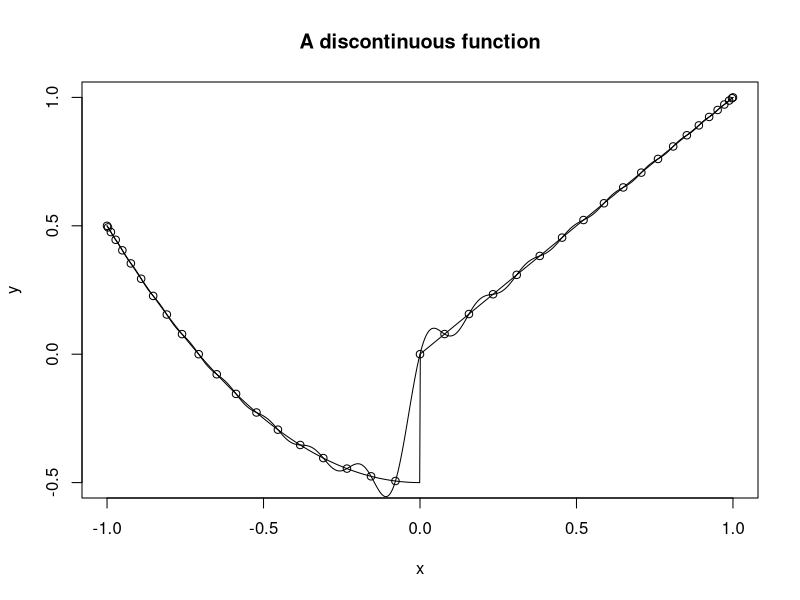
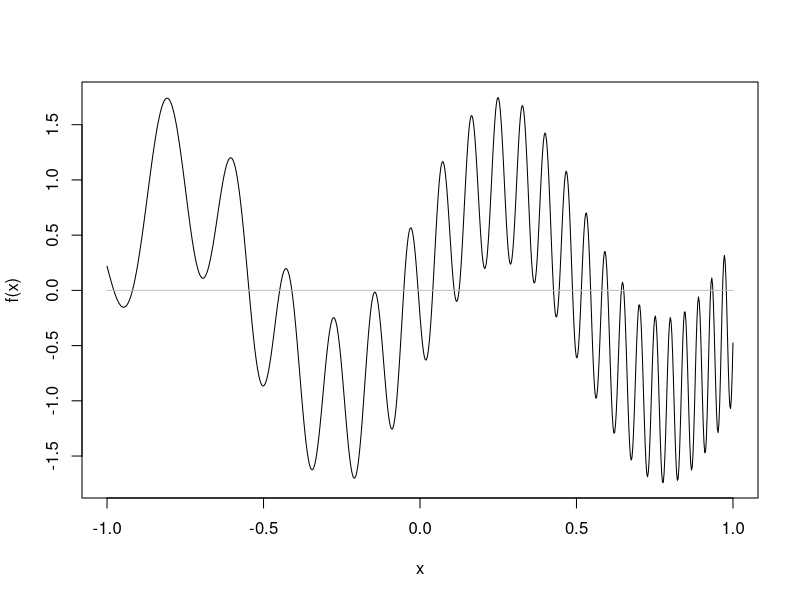
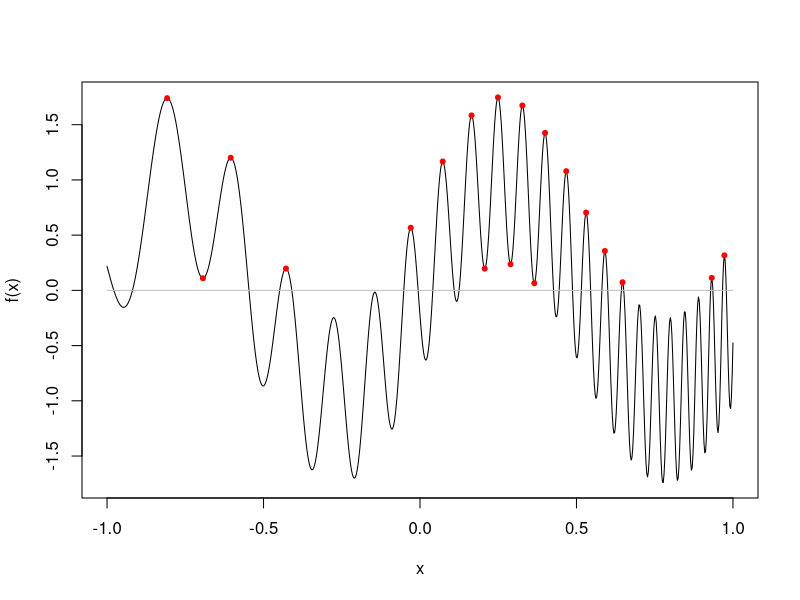
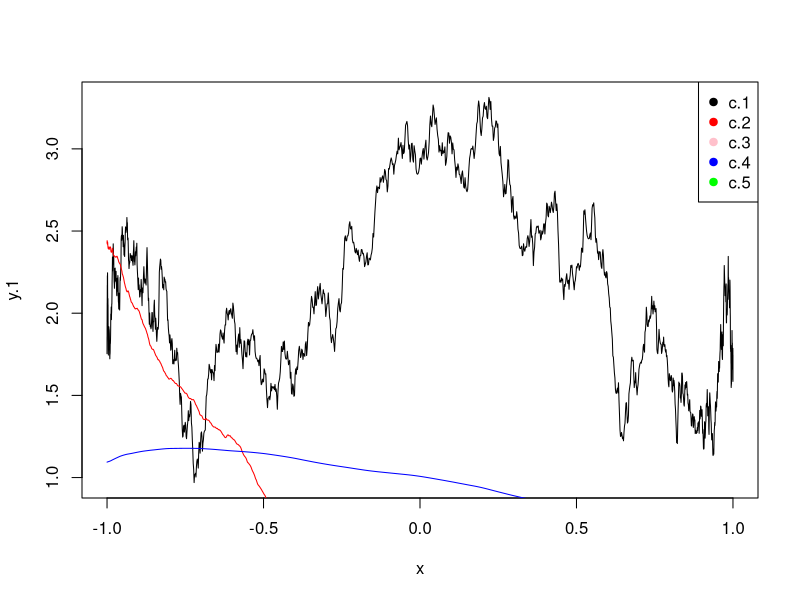

Reproduce these figures in R, in order.
## ---- chunk 1
knitr::opts_chunk$set(echo = TRUE)
## ---- chunk 2
# 2nd Barycentric Interpolation Formula on Chebyshev Grid
my.2BC <- function(y,X) {
  # y is data on a Chebyshev grid. 
  # X is evaluation point.  
  # return interpolating polynomial value at X. 
  
  # If X is a vector, do a (slow) loop:
  if (length(X) > 1){
    Y.out <- 0*X
    for (j in 1:length(X)){
      Y.out[j] <- my.2BC(y,X[j])
    }
    return(Y.out)
  }
  
  # get Chebyshev grid
  n <- length(y) - 1
  x.cg <- cos(0:n*pi/n) 

  # test for X coinciding with Chebyshev grid. If it does, skip the 
  #   barycentric formula and just return the correct y-value. 
  #   This avoids division by zero. 
  mat <- which.min(abs(x.cg-X))
  if (abs(x.cg[mat] - X)<1e-15){return(y[mat])}
  
  # if there are just one or two data points, chastise the user
  if (n<2) {stop("You don't need anything fancy; this is a straight line.")}

  # now, the actual barycentric formula 
  #   using Salzer's 1972 specialization to Cheb grids
  num <- y[1]*0.5/(X-x.cg[1]) # special treatment for j=0 (times 0.5)
  den <- 0.5/(X-x.cg[1])      # special treatment for j=0
  j <- 1:(n-1)
  num <- num + sum((-1)^j * y[j+1] / (X - x.cg[j+1]))
  den <- den + sum((-1)^j / (X - x.cg[j+1]))
  j <- n
  num <- num + (-1)^j * y[j+1] * 0.5 / (X - x.cg[j+1]) # also j=n
  den <- den + (-1)^j * 0.5 / (X - x.cg[j+1]) # also j=n
  return(num / den)
}

# Discrete Cosine Transform
my.dct <- function(y){
  n <- length(y)-1
  # y is vector of function values on an n-point Chebyshev grid:
  # y[k+1] = p(x_k) where x_k = cos(k pi/n) for k = 0 ... n
  # this function computes Chebyshev coefficients c such that 
  # p(x) = c[1]*T_0(x) + c[2]*T_1(x) + ... + c[n+1]T_n(x)
  # where T_j(x) is jth Chebyshev polynomial, T_j(x)=cos(j*acos(x))
    if (n == 0){ return(y)} # in case anyone wants DCT of a single number
    Y <- c(y,rev(y[2:n]))   # periodize
    C <- Re(fft(Y))[1:(n+1)]# real part of discrete Fourier transform
    C <- C/n                # rescale
    C[1] <- 0.5*C[1]        # special treatment for first coeff...
    C[n+1] <- 0.5*C[n+1]    # ...and last coeff
    return(C)
}

# Inverse discrete cosine transform
my.idct <- function(coe){
    if (length(coe) == 1){return(coe)}
    coe[1] <- coe[1] * 2
    coe[length(coe)] <- coe[length(coe)] * 2
    C <- c(coe, rev(coe[2:(length(coe)-1)]))
    Y <- fft(C,inverse=TRUE)/2 # not sure why /2 is needed: chase this sometime
    return(Re(Y[1:length(coe)]))
}

# a helper function for Chebyshev differentiation
my.T.der <- function(n){
  if (n==2) { return(c(4,0)) } # T2' = 4*T1+0
  if (n==1) { return(c(1,0)) } # T1' = 1*T0+0
  return(c(2*n,n/(n-2))) # T_n' = 2n*T_(n-1) + n/(n-2)*T_(n-2)'
}
# program to take the derivative of a Chebyshev series
my.cheb.diff <- function(mC){
  # input mC contains Chebyshev coefficients of the original polynomial
  C <- 0 + mC 
  Cd <- rep(0,length(C)-1)
  for (j in (length(C)-1):1){
    # replace $T_j'$ with $2jT_{j-1} + j/(j-2) T_{j-2}'
    C.j <- C[j+1]
    mTd <- my.T.der(j)
    Cd[j] <- C.j*mTd[1]
    C[j+1] <- C[j+1] - C.j
    C[j-1] <- C[j-1] + C.j*mTd[2]
  }
  return(Cd)
  # output Cd contains Chebyshev coefficients of the derivative
}

# Find the real roots of a Chebyshev series
my.roots <- function(c){
  A <- matrix(0,nrow=n,ncol=n)
  for (j in 2:n){
    A[j,j-1] = 0.5
    A[j-1,j] = 0.5
  }
  A[1,2] = 1
  A[n,] = A[n,] - 0.5 * c[1:n] / c[n+1] # colleague matrix
  r = eigen(A,only.values = TRUE)$values # get eigenvalues
  realroots <- Re(r[abs(Im(r))<1e-14]) # throw out complex roots
  return(realroots)
}
## ---- chunk 3
f <- function(x){
  y <- x+0
  y[x<0] <- -0.5+x[x<0]^2
  return(y)
}
x_pts <- cos(0:40 * pi / 40)
y_pts <- f(x_pts)
x <- seq(-1,1,length=1000)
y <- f(x)
p <- my.2BC(y_pts, x)
plot(x,y,'l',main="A discontinuous function")
lines(x, p, 'l')
points(x_pts, y_pts, col='black')

## ---- chunk 4
x <- seq(-1,1,length=800)
f <- function(x) {sin(6*x) + 0.75 *sin(60*exp(x))}
plot(x,f(x),'l')
lines(x,0*x,col="gray")
## ---- chunk 5
x <- seq(-1,1,length=800)
f <- function(x) {sin(6*x) + 0.75 *sin(60*exp(x))}
plot(x,f(x),'l')
lines(x,0*x,col="gray")
n <- 500 # degree 500 approximating polynomial
x <- cos(0:n * pi / n) # the special grid of x values
y <- f(x) # the corresponding y values
c <- my.dct(y) # the Chebyshev coefficients
cd <- my.cheb.diff(c)
n <- 499
roots <- my.roots(cd)
for (root in roots) {
  if (f(root) > 0 && root > -1 && root < 1) {
    points(root, f(root), col='red', pch=20)
  }
}

## ---- chunk 6
roots[1]
## ---- chunk 7
t <- function(x) {
  return ((x+1)/(1-x))
}

f <- function(x) {
  t <- t(x)
  return ((4*(t^3) + 6*(t^2) - 1) * exp(-t) * (2/(1-x)^2) / (2 + t^0.5))
}

integrand <- function(c) {
  res <- 0
  for (i in 1:length(c)) {
    if (i %% 2 == 1) {
      res <- res + (2 / (1-(i-1)^2))*c[i]
    }
  }
  return(res)
}
n <- 10
x <- cos(1:n * pi / n) # the special grid of x values
y <- f(x) # the corresponding y values
c <- my.dct(y) # the Chebyshev coefficients
inte <- integrand(c)
inte

n <- 50
x <- cos(1:n * pi / n) # the special grid of x values
y <- f(x) # the corresponding y values
c <- my.dct(y) # the Chebyshev coefficients
inte <- integrand(c)
inte

n <- 250
x <- cos(1:n * pi / n) # the special grid of x values
y <- f(x) # the corresponding y values
c <- my.dct(y) # the Chebyshev coefficients
inte <- integrand(c)
inte
## ---- chunk 8
c.1 <- rnorm(1500)*(1:1500)^(-1)    # slow decay
c.2 <-rnorm(1500)*(1:1500)^(-1.5)
c.3 <- rnorm(1500)*(1:1500)^(-2) 
c.4 <- rnorm(1500)*(1:1500)^(-2.5) 
c.5 <- rnorm(1500)*(1:1500)^(-3)    # fast decay
## ---- chunk 9
x <- cos(1:1500 * pi / 1500) # the special grid of x values
y.1 <- my.idct(c.1)
y.2 <- my.idct(c.2)
y.3 <- my.idct(c.3)
y.4 <- my.idct(c.4)
y.5 <- my.idct(c.5)
plot(x, y.1, 'l')
lines(x, y.2, col='red')
lines(x, y.3, col='pink')
lines(x, y.4, col='blue')
lines(x, y.5, col='green')
legend("topright", legend = c("c.1", "c.2", "c.3", "c.4","c.5"), col = c("black", "red", "pink", "blue", "green"), pch = 19)

## ---- chunk 10
cc <- c(1,-9,18,2,-100,0,14)
y.1 <- my.idct(cc)
cc.with.zeros <- c(cc,rep(0,94))
y.2 <- my.idct(cc.with.zeros) 
## ---- chunk 11
# Define the Chebyshev coefficients
cc <- c(1, -9, 18, 2, -100, 0, 14)
x <- cos(5*pi/6)
t <- rep(0, 7)
t[1] <- 1
t[2] <- x
for (i in 3:length(t)) {
  t[i] <- 2*x*t[i-1] - t[i-2] 
}
res <- t(t) %*% cc
res
## ---- chunk 12
cc.with.zeros <- c(cc,rep(0,94))
x <- cos(27*pi/100)
t <- rep(0, 101)
t[1] <- 1
t[2] <- x
for (i in 3:length(t)) {
  t[i] <- 2*x*t[i-1] - t[i-2] 
}
res <- t(t) %*% cc.with.zeros
res
## ---- chunk 13
cheb.mult <- function(cp,cq){
  n <- length(cp) - 1
  m <- length(cq) - 1
  # ... create yp and yq
  yp <- my.idct(cp)
  yq <- my.idct(cq)
  t <- m+n
  X <- cos(0:t * pi / t)
  yp <- my.2BC(yp, X)
  yq <- my.2BC(yq, X)
  cr <- my.dct(yp*yq)
  return(cr)
}
round(cheb.mult(c(0,0,10),c(0,0,0,10)))
## ---- chunk 14
x34 <- cos(0:33 * pi / 33)

j <- 35

while (length(setdiff(x34, cos(0:(j-1) * pi / (j-1)))) > 0) {
  j <- j + 1
}

print(j)
